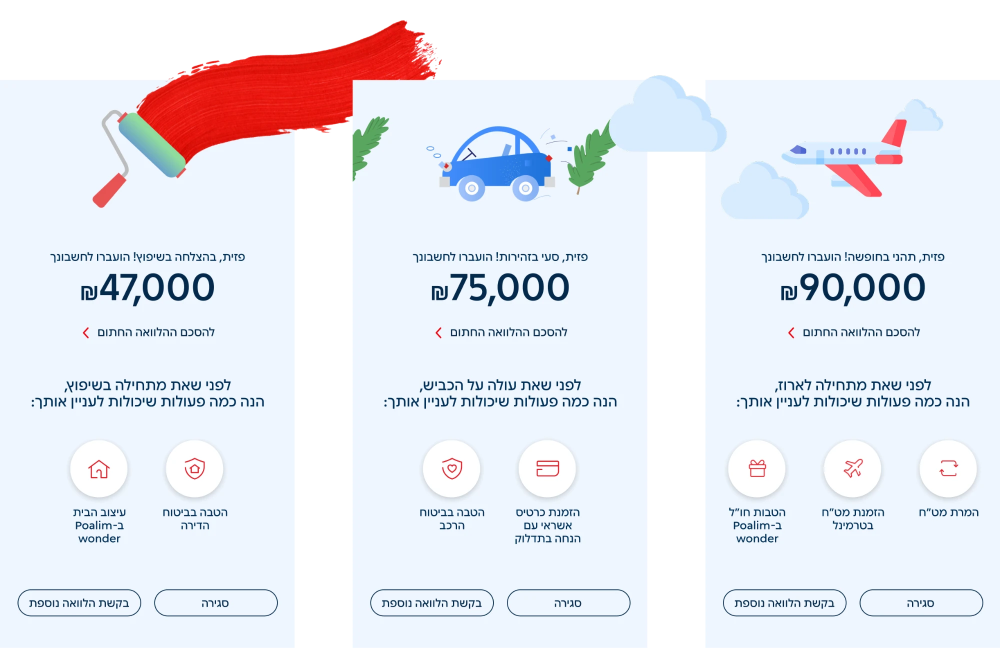
#> input picture site/img/bh-approved.webp, 2000 x 1296 px, given in place of lm-cards.webp, which was not available (shown at 1/2 size)
$ python previews.py
#> lines starting #> are read from the running program, lines starting #| are printed output that depends on the picture
import os
from PIL import Image

# Build the layered home-page preview assets: crop a region (source pixels) and scale to a max width.
#   (output name, source image, (x0, y0, x1, y1) or None for the whole image, max output width)
JOBS = [
    ("pv-lm-base",  "_private/liquidity-img/lm-cards.webp",     (0, 40, 2000, 940),     1400),
    ("pv-lm-float", "_private/liquidity-img/lm-execute.webp",   (30, 360, 500, 634),    760),
    ("pv-sw-base",  "_private/swap-img/sw-offers.png",          (120, 118, 1080, 807),  1100),
    ("pv-sw-float", "_private/swap-img/sw-breakdown.png",       (770, 262, 1042, 552),  560),
    ("pv-er-base",  "_private/earn-img/er-choose.png",          (0, 80, 2880, 1380),    1400),
    ("pv-er-float", "_private/earn-img/er-deposit.png",         (2170, 300, 2880, 1290),620),
    ("pv-vm-base",  "site/img/vm-cover.jpg",                    None,                   1600),
    ("pv-vm-float", "site/img/vm-automation.jpg",               (1604, 411, 2491, 822), 900),
    ("pv-cal-float","site/img/cal-cards.jpg",                   (723, 17, 1469, 1339),  520),
]

for name, src, box, max_w in JOBS:
    im = Image.open(src)
#> im is the input picture: PIL image 2000x1296 RGBA; mean R, G, B, A 184, 184.9, 192.2, 203
    if im.mode in ("RGBA", "LA", "P"):
        im = im.convert("RGBA")
        bg = Image.new("RGB", im.size, (255, 255, 255))
#> bg: PIL image 2000x1296 RGB; every value is 255
        bg.paste(im, mask=im.split()[-1])
        im = bg
    else:
        im = im.convert("RGB")
    if box:
        im = im.crop(box)
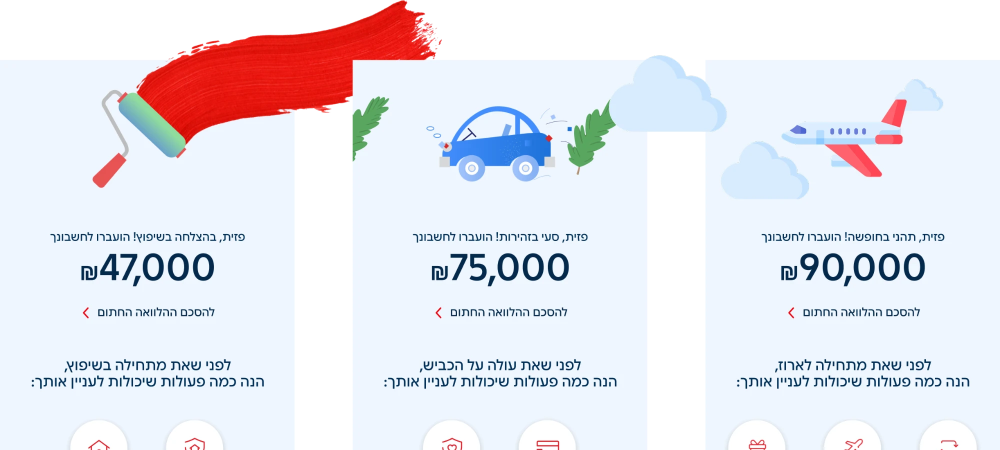
#> im: PIL image 2000x900 RGB (shown at 1/2 size); mean R, G, B 232.4, 231, 238.3
    if im.width > max_w:
        im = im.resize((max_w, round(im.height * max_w / im.width)), Image.LANCZOS)
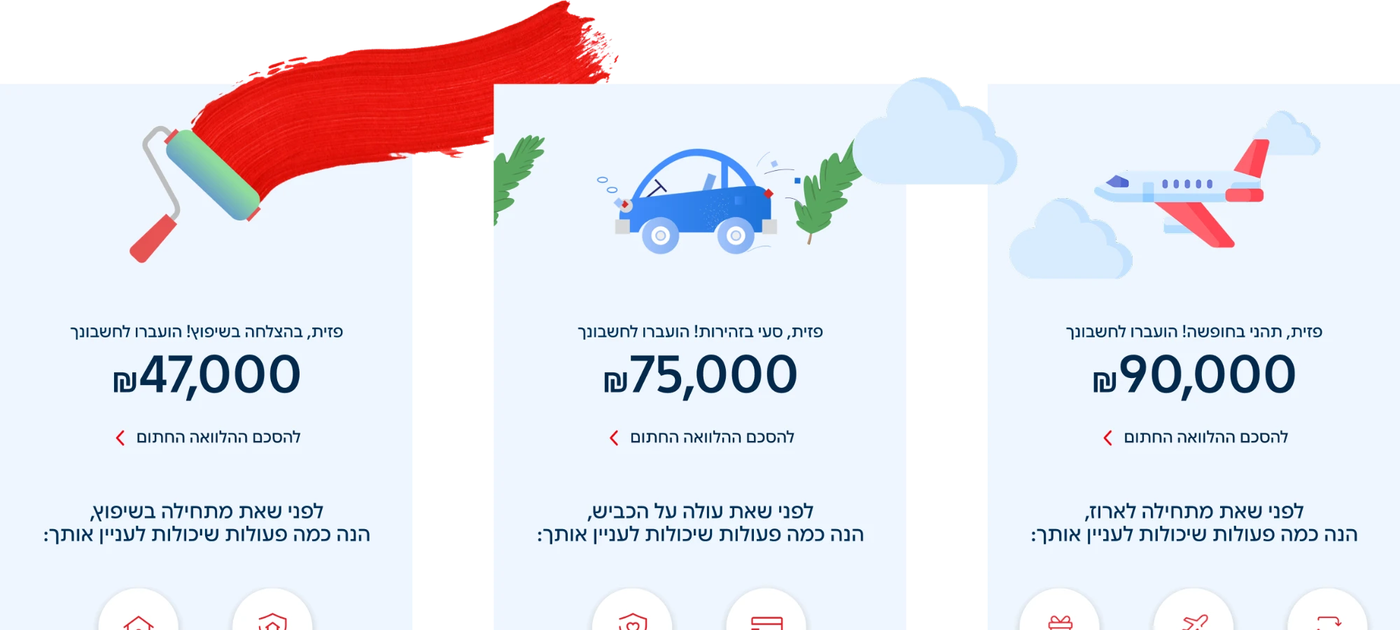
#> im: PIL image 1400x630 RGB; mean R, G, B 232.4, 231, 238.2
    out = f"site/img/{name}.jpg"
    im.save(out, quality=90, optimize=True, progressive=True)
    print(f"{name:13s} {im.width}x{im.height}  {os.path.getsize(out)//1024}KB")
#| pv-lm-base    1400x630  90KB
#> pass 2 of the loop `for name, src, box, max_w in JOBS:`:
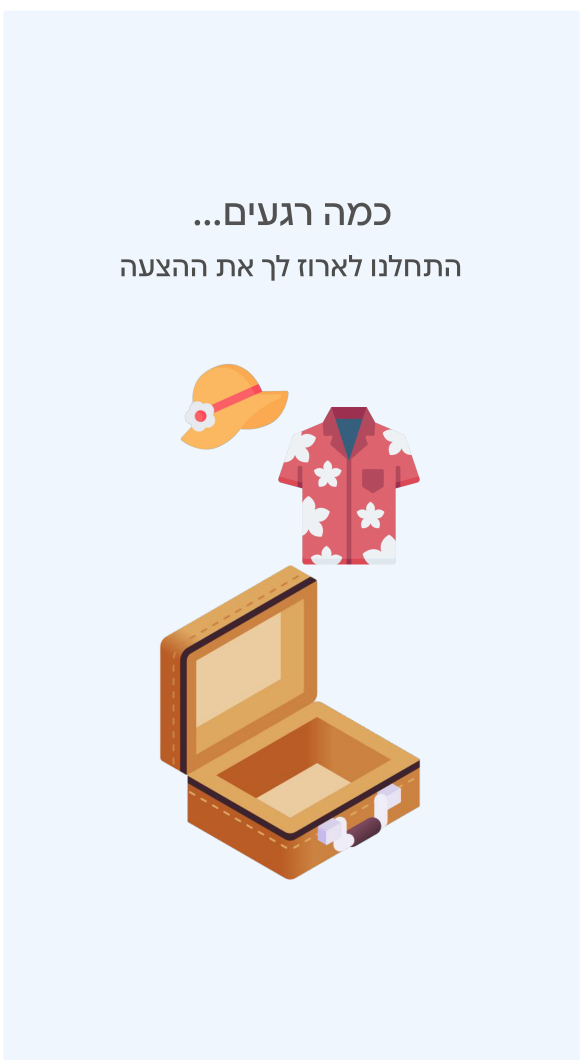
#> input picture site/img/bh-loader.jpg, 1166 x 2128 px, given in place of lm-execute.webp, which was not available (shown at 1/2 size)
#> im is the input picture: PIL image 1166x2128 RGB; mean R, G, B 234.7, 233.3, 235.6
#> `im = im.crop(box)`:
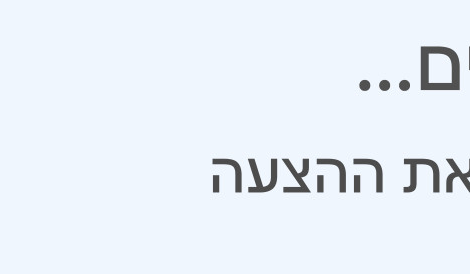
#> im: PIL image 470x274 RGB; mean R, G, B 233.5, 240.2, 247.9
#| pv-lm-float   470x274  6KB
#> (the run stopped early here; a loop or call above may not have finished)
